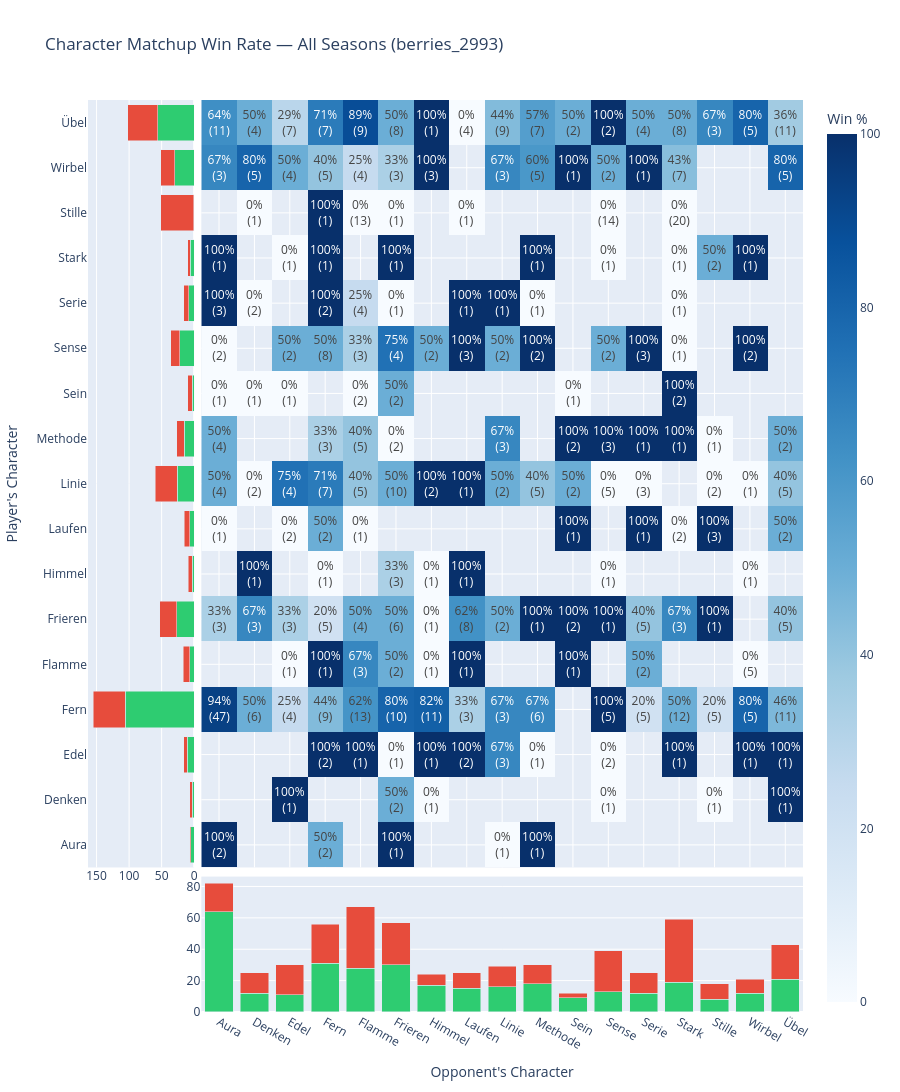
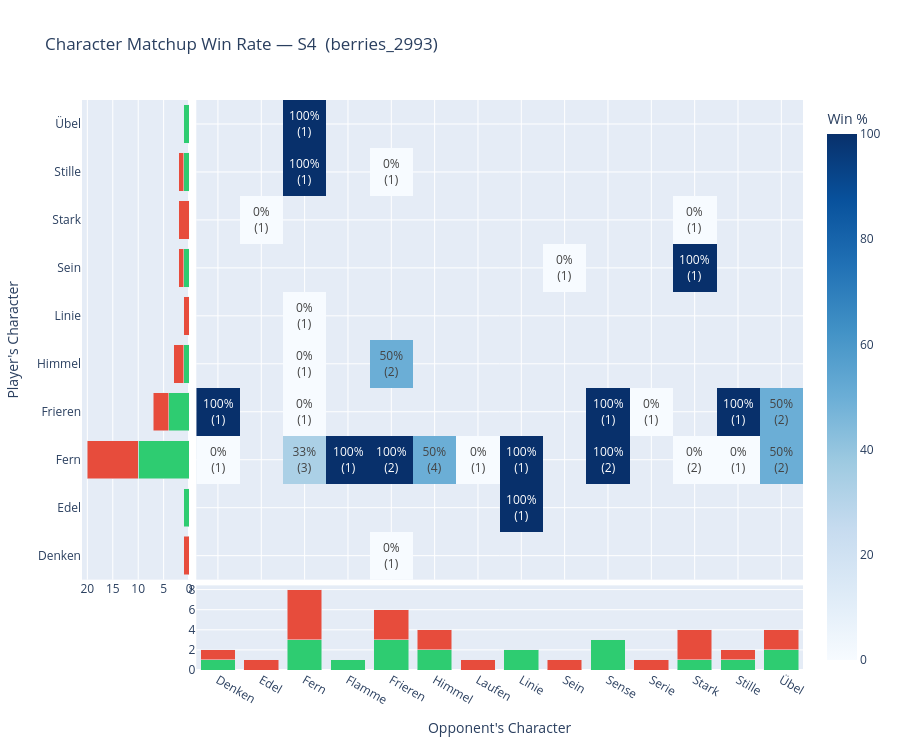
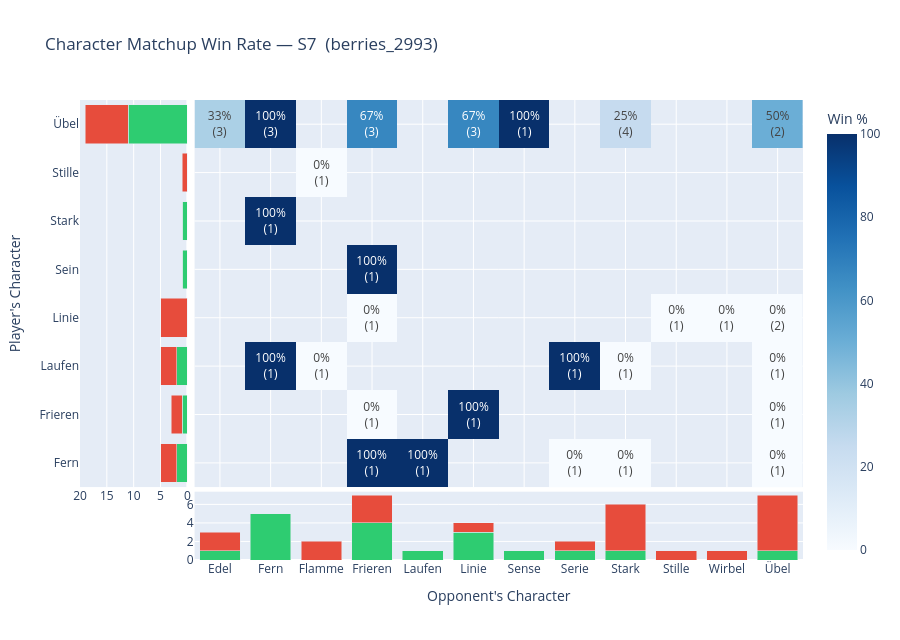

Here is the notebook cell these charts were saved with, in order:
### Code cell
# ── CHARACTER MATCHUP HEATMAP ─────────────────────────────────────────────────
# Win rate when player uses character Y vs opponent's character X

def char_heatmap(df, title):
    agg = df.groupby(['player_char_name', 'opp_char_name']).agg(
        Games=('result', 'count'),
        Wins=('result', lambda x: (x == 'Win').sum()),
    ).reset_index()
    agg['WinRate'] = (agg['Wins'] / agg['Games'] * 100).round(1)
    agg['Losses'] = agg['Games'] - agg['Wins']

    wr_matrix = agg.pivot(index='player_char_name', columns='opp_char_name', values='WinRate')
    g_matrix  = agg.pivot(index='player_char_name', columns='opp_char_name', values='Games')
    w_matrix  = agg.pivot(index='player_char_name', columns='opp_char_name', values='Wins').fillna(0)
    l_matrix  = agg.pivot(index='player_char_name', columns='opp_char_name', values='Losses').fillna(0)

    row_wins   = w_matrix.sum(axis=1).astype(int)
    row_losses = l_matrix.sum(axis=1).astype(int)
    col_wins   = w_matrix.sum(axis=0).astype(int)
    col_losses = l_matrix.sum(axis=0).astype(int)

    # Cell text: "WR%\n(N games)"
    text_vals = []
    for r in wr_matrix.index:
        row_text = []
        for c in wr_matrix.columns:
            wr = wr_matrix.loc[r, c]
            g  = g_matrix.loc[r, c] if r in g_matrix.index and c in g_matrix.columns else np.nan
            row_text.append(f"{wr:.0f}%<br>({int(g)})" if pd.notna(wr) else "")
        text_vals.append(row_text)

    fig = make_subplots(
        rows=2, cols=2,
        column_widths=[0.15, 0.85],
        row_heights=[0.85, 0.15],
        shared_xaxes='columns',
        shared_yaxes='rows',
        horizontal_spacing=0.01,
        vertical_spacing=0.01,
    )

    # Main heatmap (top-right)
    fig.add_trace(go.Heatmap(
        z=wr_matrix.values,
        x=list(wr_matrix.columns),
        y=list(wr_matrix.index),
        text=text_vals,
        texttemplate="%{text}",
        colorscale='Blues',
        zmin=0, zmax=100,
        colorbar=dict(title='Win %'),
    ), row=1, col=2)

    # Row totals — stacked horizontal bars on the left (wins at base, losses on top)
    fig.add_trace(go.Bar(
        x=row_wins[wr_matrix.index].values,
        y=list(wr_matrix.index),
        orientation='h',
        marker_color='#2ecc71',
        name='Wins',
        legendgroup='Wins',
        showlegend=False,
    ), row=1, col=1)
    fig.add_trace(go.Bar(
        x=row_losses[wr_matrix.index].values,
        y=list(wr_matrix.index),
        orientation='h',
        marker_color='#e74c3c',
        name='Losses',
        legendgroup='Losses',
        showlegend=False,
    ), row=1, col=1)

    # Column totals — stacked vertical bars at the bottom (wins at base, losses on top)
    fig.add_trace(go.Bar(
        x=list(wr_matrix.columns),
        y=col_wins[wr_matrix.columns].values,
        marker_color='#2ecc71',
        name='Wins',
        legendgroup='Wins',
        showlegend=False,
    ), row=2, col=2)
    fig.add_trace(go.Bar(
        x=list(wr_matrix.columns),
        y=col_losses[wr_matrix.columns].values,
        marker_color='#e74c3c',
        name='Losses',
        legendgroup='Losses',
        showlegend=False,
    ), row=2, col=2)

    # Left bar: reverse x so bars grow away from heatmap; show tick numbers
    fig.update_xaxes(autorange='reversed', title_text='', showticklabels=True, row=1, col=1)
    fig.update_yaxes(title_text="Player's Character", row=1, col=1)
    fig.update_xaxes(title_text="Opponent's Character", row=2, col=2)
    fig.update_yaxes(title_text='', showticklabels=True, row=2, col=2)

    fig.update_layout(
        title=title,
        barmode='stack',
        height=max(420, len(wr_matrix.index) * 55 + 200),
    )
    fig.show()

# Overall heatmap
char_heatmap(
    pm,
    f"Character Matchup Win Rate — All Seasons ({player_label})"
)

# Per-season heatmaps (skip seasons where the player has no recorded matches)
seasons_sorted_numeric = sorted(seasons, key=lambda s: int(s[1:]))
for season in seasons_sorted_numeric:
    df_s = pm[pm['season'] == season]
    if df_s['player_char_name'].nunique() == 0:
        continue
    char_heatmap(
        df_s,
        f"Character Matchup Win Rate — {season}  ({player_label})"
    )

### Figure 1 — Plotly figure (JSON) as saved in the notebook; plotly's stock layout.template omitted (floating-point values rounded to 4 significant figures; data arrays with more than 128 entries replaced by an {"elided": "..."} marker saying what was removed)
{"data": [{"colorbar": {"title": {"text": "Win %"}}, "colorscale": [[0, "rgb(247,251,255)"], [0.125, "rgb(222,235,247)"], [0.25, "rgb(198,219,239)"], [0.375, "rgb(158,202,225)"], [0.5, "rgb(107,174,214)"], [0.625, "rgb(66,146,198)"], [0.75, "rgb(33,113,181)"], [0.875, "rgb(8,81,156)"], [1, "rgb(8,48,107)"]], "text": {"elided": "17x17 str values"}, "texttemplate": "%{text}", "type": "heatmap", "x": ["Aura", "Denken", "Edel", "Fern", "Flamme", "Frieren", "Himmel", "Laufen", "Linie", "Methode", "Sein", "Sense", "Serie", "Stark", "Stille", "Wirbel", "Übel"], "xaxis": "x2", "y": ["Aura", "Denken", "Edel", "Fern", "Flamme", "Frieren", "Himmel", "Laufen", "Linie", "Methode", "Sein", "Sense", "Serie", "Stark", "Stille", "Wirbel", "Übel"], "yaxis": "y2", "z": {"elided": "17x17 float values"}, "zmax": 100, "zmin": 0}, {"legendgroup": "Wins", "marker": {"color": "#2ecc71"}, "name": "Wins", "orientation": "h", "showlegend": false, "type": "bar", "x": [5, 3, 11, 106, 7, 27, 3, 7, 26, 15, 3, 22, 8, 6, 1, 30, 56], "xaxis": "x", "y": ["Aura", "Denken", "Edel", "Fern", "Flamme", "Frieren", "Himmel", "Laufen", "Linie", "Methode", "Sein", "Sense", "Serie", "Stark", "Stille", "Wirbel", "Übel"], "yaxis": "y"}, {"legendgroup": "Losses", "marker": {"color": "#e74c3c"}, "name": "Losses", "orientation": "h", "showlegend": false, "type": "bar", "x": [2, 4, 5, 49, 10, 26, 6, 8, 34, 12, 7, 14, 8, 4, 50, 21, 46], "xaxis": "x", "y": ["Aura", "Denken", "Edel", "Fern", "Flamme", "Frieren", "Himmel", "Laufen", "Linie", "Methode", "Sein", "Sense", "Serie", "Stark", "Stille", "Wirbel", "Übel"], "yaxis": "y"}, {"legendgroup": "Wins", "marker": {"color": "#2ecc71"}, "name": "Wins", "showlegend": false, "type": "bar", "x": ["Aura", "Denken", "Edel", "Fern", "Flamme", "Frieren", "Himmel", "Laufen", "Linie", "Methode", "Sein", "Sense", "Serie", "Stark", "Stille", "Wirbel", "Übel"], "xaxis": "x4", "y": [64, 12, 11, 31, 28, 30, 17, 15, 16, 18, 9, 13, 12, 19, 8, 12, 21], "yaxis": "y4"}, {"legendgroup": "Losses", "marker": {"color": "#e74c3c"}, "name": "Losses", "showlegend": false, "type": "bar", "x": ["Aura", "Denken", "Edel", "Fern", "Flamme", "Frieren", "Himmel", "Laufen", "Linie", "Methode", "Sein", "Sense", "Serie", "Stark", "Stille", "Wirbel", "Übel"], "xaxis": "x4", "y": [18, 13, 19, 25, 39, 27, 7, 10, 13, 12, 3, 26, 13, 40, 10, 9, 22], "yaxis": "y4"}], "layout": {"barmode": "stack", "height": 1135, "title": {"text": "Character Matchup Win Rate — All Seasons (berries_2993)"}, "xaxis": {"anchor": "y", "autorange": "reversed", "domain": [0, 0.1485], "matches": "x3", "showticklabels": true, "title": {"text": ""}}, "xaxis2": {"anchor": "y2", "domain": [0.1585, 1], "matches": "x4", "showticklabels": false}, "xaxis3": {"anchor": "y3", "domain": [0, 0.1485]}, "xaxis4": {"anchor": "y4", "domain": [0.1585, 1], "title": {"text": "Opponent's Character"}}, "yaxis": {"anchor": "x", "domain": [0.1585, 1], "title": {"text": "Player's Character"}}, "yaxis2": {"anchor": "x2", "domain": [0.1585, 1], "matches": "y", "showticklabels": false}, "yaxis3": {"anchor": "x3", "domain": [0, 0.1485]}, "yaxis4": {"anchor": "x4", "domain": [0, 0.1485], "matches": "y3", "showticklabels": true, "title": {"text": ""}}}}

### Figure 2 — Plotly figure (JSON) as saved in the notebook; plotly's stock layout.template omitted (floating-point values rounded to 4 significant figures; data arrays with more than 128 entries replaced by an {"elided": "..."} marker saying what was removed)
{"data": [{"colorbar": {"title": {"text": "Win %"}}, "colorscale": [[0, "rgb(247,251,255)"], [0.125, "rgb(222,235,247)"], [0.25, "rgb(198,219,239)"], [0.375, "rgb(158,202,225)"], [0.5, "rgb(107,174,214)"], [0.625, "rgb(66,146,198)"], [0.75, "rgb(33,113,181)"], [0.875, "rgb(8,81,156)"], [1, "rgb(8,48,107)"]], "text": {"elided": "10x14 str values"}, "texttemplate": "%{text}", "type": "heatmap", "x": ["Denken", "Edel", "Fern", "Flamme", "Frieren", "Himmel", "Laufen", "Linie", "Sein", "Sense", "Serie", "Stark", "Stille", "Übel"], "xaxis": "x2", "y": ["Denken", "Edel", "Fern", "Frieren", "Himmel", "Linie", "Sein", "Stark", "Stille", "Übel"], "yaxis": "y2", "z": {"elided": "10x14 float values"}, "zmax": 100, "zmin": 0}, {"legendgroup": "Wins", "marker": {"color": "#2ecc71"}, "name": "Wins", "orientation": "h", "showlegend": false, "type": "bar", "x": [0, 1, 10, 4, 1, 0, 1, 0, 1, 1], "xaxis": "x", "y": ["Denken", "Edel", "Fern", "Frieren", "Himmel", "Linie", "Sein", "Stark", "Stille", "Übel"], "yaxis": "y"}, {"legendgroup": "Losses", "marker": {"color": "#e74c3c"}, "name": "Losses", "orientation": "h", "showlegend": false, "type": "bar", "x": [1, 0, 10, 3, 2, 1, 1, 2, 1, 0], "xaxis": "x", "y": ["Denken", "Edel", "Fern", "Frieren", "Himmel", "Linie", "Sein", "Stark", "Stille", "Übel"], "yaxis": "y"}, {"legendgroup": "Wins", "marker": {"color": "#2ecc71"}, "name": "Wins", "showlegend": false, "type": "bar", "x": ["Denken", "Edel", "Fern", "Flamme", "Frieren", "Himmel", "Laufen", "Linie", "Sein", "Sense", "Serie", "Stark", "Stille", "Übel"], "xaxis": "x4", "y": [1, 0, 3, 1, 3, 2, 0, 2, 0, 3, 0, 1, 1, 2], "yaxis": "y4"}, {"legendgroup": "Losses", "marker": {"color": "#e74c3c"}, "name": "Losses", "showlegend": false, "type": "bar", "x": ["Denken", "Edel", "Fern", "Flamme", "Frieren", "Himmel", "Laufen", "Linie", "Sein", "Sense", "Serie", "Stark", "Stille", "Übel"], "xaxis": "x4", "y": [1, 1, 5, 0, 3, 2, 1, 0, 1, 0, 1, 3, 1, 2], "yaxis": "y4"}], "layout": {"barmode": "stack", "height": 750, "title": {"text": "Character Matchup Win Rate — S4  (berries_2993)"}, "xaxis": {"anchor": "y", "autorange": "reversed", "domain": [0, 0.1485], "matches": "x3", "showticklabels": true, "title": {"text": ""}}, "xaxis2": {"anchor": "y2", "domain": [0.1585, 1], "matches": "x4", "showticklabels": false}, "xaxis3": {"anchor": "y3", "domain": [0, 0.1485]}, "xaxis4": {"anchor": "y4", "domain": [0.1585, 1], "title": {"text": "Opponent's Character"}}, "yaxis": {"anchor": "x", "domain": [0.1585, 1], "title": {"text": "Player's Character"}}, "yaxis2": {"anchor": "x2", "domain": [0.1585, 1], "matches": "y", "showticklabels": false}, "yaxis3": {"anchor": "x3", "domain": [0, 0.1485]}, "yaxis4": {"anchor": "x4", "domain": [0, 0.1485], "matches": "y3", "showticklabels": true, "title": {"text": ""}}}}

### Figure 3 — Plotly figure (JSON) as saved in the notebook; plotly's stock layout.template omitted (floating-point values rounded to 4 significant figures)
{"data": [{"colorbar": {"title": {"text": "Win %"}}, "colorscale": [[0, "rgb(247,251,255)"], [0.125, "rgb(222,235,247)"], [0.25, "rgb(198,219,239)"], [0.375, "rgb(158,202,225)"], [0.5, "rgb(107,174,214)"], [0.625, "rgb(66,146,198)"], [0.75, "rgb(33,113,181)"], [0.875, "rgb(8,81,156)"], [1, "rgb(8,48,107)"]], "text": [["", "", "", "100%<br>(1)", "100%<br>(1)", "", "", "0%<br>(1)", "0%<br>(1)", "", "", "0%<br>(1)"], ["", "", "", "0%<br>(1)", "", "100%<br>(1)", "", "", "", "", "", "0%<br>(1)"], ["", "100%<br>(1)", "0%<br>(1)", "", "", "", "", "100%<br>(1)", "0%<br>(1)", "", "", "0%<br>(1)"], ["", "", "", "0%<br>(1)", "", "", "", "", "", "0%<br>(1)", "0%<br>(1)", "0%<br>(2)"], ["", "", "", "100%<br>(1)", "", "", "", "", "", "", "", ""], ["", "100%<br>(1)", "", "", "", "", "", "", "", "", "", ""], ["", "", "0%<br>(1)", "", "", "", "", "", "", "", "", ""], ["33%<br>(3)", "100%<br>(3)", "", "67%<br>(3)", "", "67%<br>(3)", "100%<br>(1)", "", "25%<br>(4)", "", "", "50%<br>(2)"]], "texttemplate": "%{text}", "type": "heatmap", "x": ["Edel", "Fern", "Flamme", "Frieren", "Laufen", "Linie", "Sense", "Serie", "Stark", "Stille", "Wirbel", "Übel"], "xaxis": "x2", "y": ["Fern", "Frieren", "Laufen", "Linie", "Sein", "Stark", "Stille", "Übel"], "yaxis": "y2", "z": [[NaN, NaN, NaN, 100.0, 100.0, NaN, NaN, 0.0, 0.0, NaN, NaN, 0.0], [NaN, NaN, NaN, 0.0, NaN, 100.0, NaN, NaN, NaN, NaN, NaN, 0.0], [NaN, 100.0, 0.0, NaN, NaN, NaN, NaN, 100.0, 0.0, NaN, NaN, 0.0], [NaN, NaN, NaN, 0.0, NaN, NaN, NaN, NaN, NaN, 0.0, 0.0, 0.0], [NaN, NaN, NaN, 100.0, NaN, NaN, NaN, NaN, NaN, NaN, NaN, NaN], [NaN, 100.0, NaN, NaN, NaN, NaN, NaN, NaN, NaN, NaN, NaN, NaN], [NaN, NaN, 0.0, NaN, NaN, NaN, NaN, NaN, NaN, NaN, NaN, NaN], [33.3, 100.0, NaN, 66.7, NaN, 66.7, 100.0, NaN, 25.0, NaN, NaN, 50.0]], "zmax": 100, "zmin": 0}, {"legendgroup": "Wins", "marker": {"color": "#2ecc71"}, "name": "Wins", "orientation": "h", "showlegend": false, "type": "bar", "x": [2, 1, 2, 0, 1, 1, 0, 11], "xaxis": "x", "y": ["Fern", "Frieren", "Laufen", "Linie", "Sein", "Stark", "Stille", "Übel"], "yaxis": "y"}, {"legendgroup": "Losses", "marker": {"color": "#e74c3c"}, "name": "Losses", "orientation": "h", "showlegend": false, "type": "bar", "x": [3, 2, 3, 5, 0, 0, 1, 8], "xaxis": "x", "y": ["Fern", "Frieren", "Laufen", "Linie", "Sein", "Stark", "Stille", "Übel"], "yaxis": "y"}, {"legendgroup": "Wins", "marker": {"color": "#2ecc71"}, "name": "Wins", "showlegend": false, "type": "bar", "x": ["Edel", "Fern", "Flamme", "Frieren", "Laufen", "Linie", "Sense", "Serie", "Stark", "Stille", "Wirbel", "Übel"], "xaxis": "x4", "y": [1, 5, 0, 4, 1, 3, 1, 1, 1, 0, 0, 1], "yaxis": "y4"}, {"legendgroup": "Losses", "marker": {"color": "#e74c3c"}, "name": "Losses", "showlegend": false, "type": "bar", "x": ["Edel", "Fern", "Flamme", "Frieren", "Laufen", "Linie", "Sense", "Serie", "Stark", "Stille", "Wirbel", "Übel"], "xaxis": "x4", "y": [2, 0, 2, 3, 0, 1, 0, 1, 5, 1, 1, 6], "yaxis": "y4"}], "layout": {"barmode": "stack", "height": 640, "title": {"text": "Character Matchup Win Rate — S7  (berries_2993)"}, "xaxis": {"anchor": "y", "autorange": "reversed", "domain": [0, 0.1485], "matches": "x3", "showticklabels": true, "title": {"text": ""}}, "xaxis2": {"anchor": "y2", "domain": [0.1585, 1], "matches": "x4", "showticklabels": false}, "xaxis3": {"anchor": "y3", "domain": [0, 0.1485]}, "xaxis4": {"anchor": "y4", "domain": [0.1585, 1], "title": {"text": "Opponent's Character"}}, "yaxis": {"anchor": "x", "domain": [0.1585, 1], "title": {"text": "Player's Character"}}, "yaxis2": {"anchor": "x2", "domain": [0.1585, 1], "matches": "y", "showticklabels": false}, "yaxis3": {"anchor": "x3", "domain": [0, 0.1485]}, "yaxis4": {"anchor": "x4", "domain": [0, 0.1485], "matches": "y3", "showticklabels": true, "title": {"text": ""}}}}
